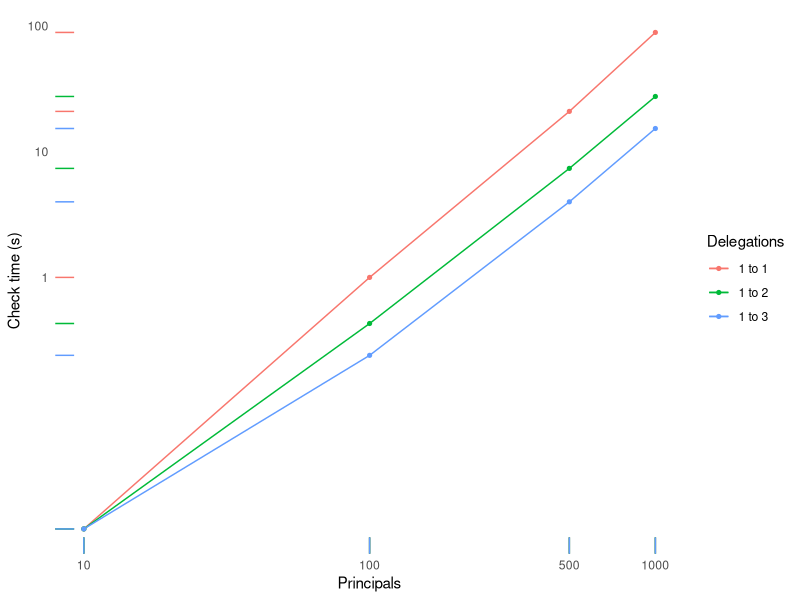

The R source for this figure:
library('ggplot2')
library('ggthemes')

setEPS()
postscript("benchmarks.eps", width=6, height=4)

data <- read.csv('benchmarks.csv', header=TRUE)
qplot(Principals, Check, data=data, group=Delegations, color=Delegations, geom="line") +
  scale_x_log10(breaks=c(10,100,500,1000)) +
  scale_y_log10(breaks=c(1,10,100)) +
  ylab("Check time (s)") +
  geom_point(size=1.1) +
  geom_rug() +
  theme_tufte(ticks=F, base_family="Helvetica")

dev.off()

